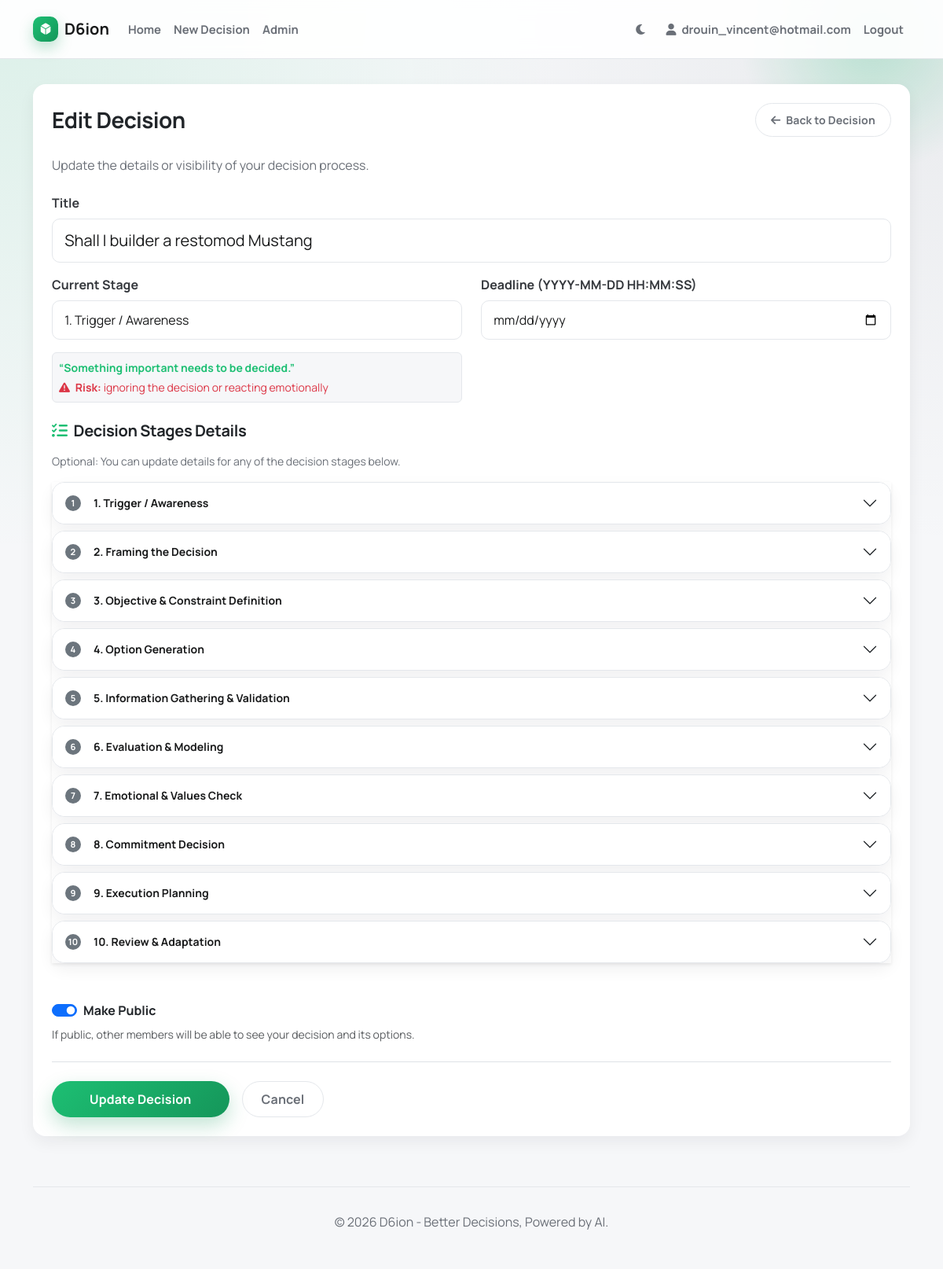
The app's page /decision/16/edit (signed in), older data.
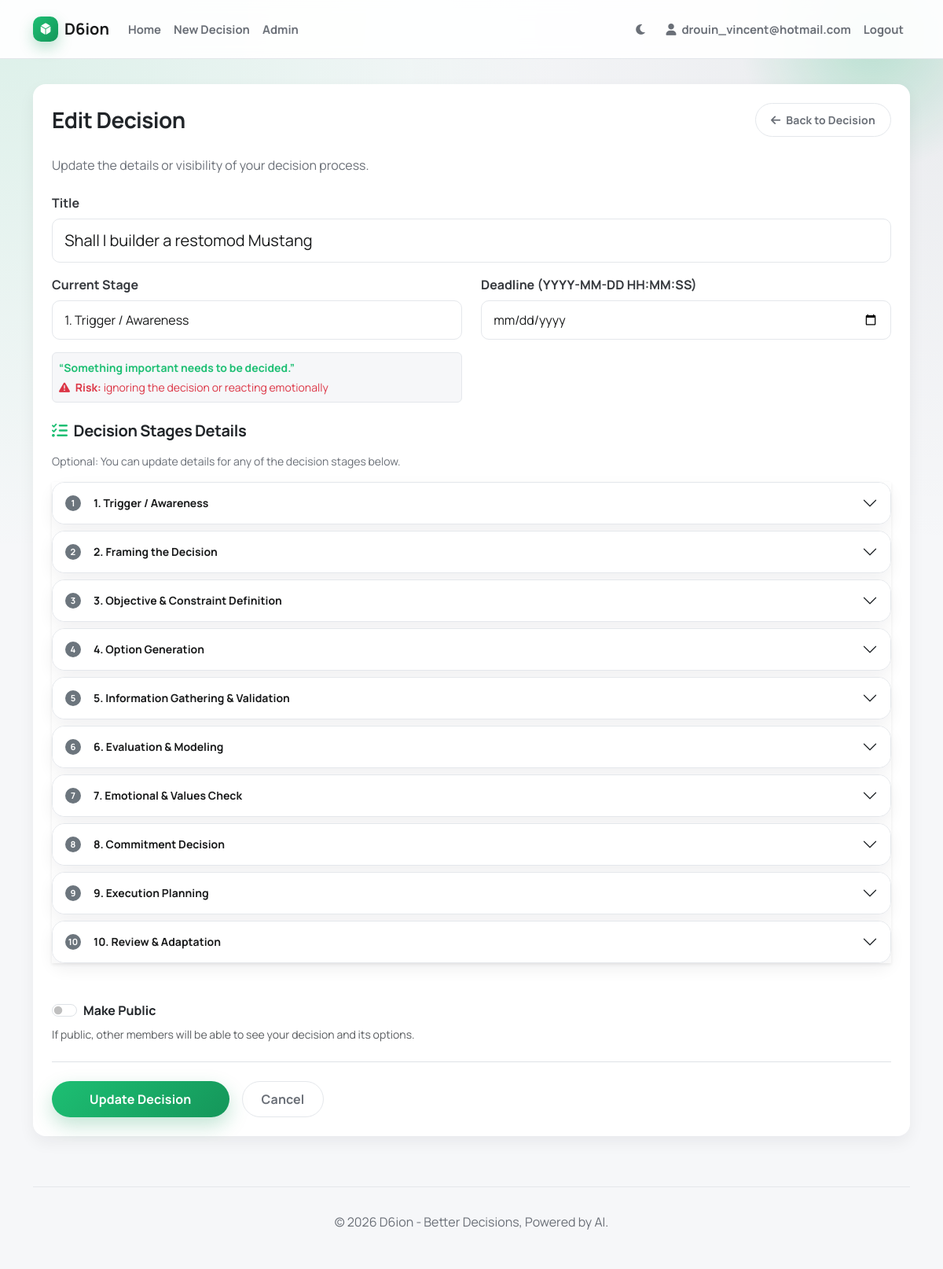
The same page, newer data.
### app/models.py (models this page shows, shortened)
class Decision(db.Model):
    STAGES = [
        ('1_trigger', '1. Trigger / Awareness'),
        ('2_framing', '2. Framing the Decision'),
        ('3_objectives', '3. Objective & Constraint Definition'),
        ('4_options', '4. Option Generation'),
        ('5_information', '5. Information Gathering & Validation'),
        ('6_evaluation', '6. Evaluation & Modeling'),
        ('7_emotions', '7. Emotional & Values Check'),
        ('8_commitment', '8. Commitment Decision'),
        ('9_execution', '9. Execution Planning'),
        ('10_review', '10. Review & Adaptation')
    ]
    STAGE_DETAILS = {
        '1_trigger': {
            'quote': '“Something important needs to be decided.”',
            'bullets': [
                'External trigger (opportunity, risk, deadline)',
                'Internal trigger (dissatisfaction, aspiration, fear of loss)',
                'Decision recognized as non-trivial (irreversible or high impact)'
            ],
            'risk': 'ignoring the decision or reacting emotionally'
        },
        '2_framing': {
            'quote': '“What exactly am I deciding?”',
            'bullets': [
                'Define the decision boundary (what is in vs out)',
                'Clarify time horizon (short vs long-term impact)',
                'Identify stakeholders (self, family, partners, shareholders)',
                'Key output: a clean decision statement',
                '“Should I do X instead of Y within Z timeframe, given constraints A & B?”'
            ],
            'risk': 'poorly framed decisions lead to wrong answers'
        },
        '3_objectives': {
            'quote': '“What does success look like?”',
            'bullets': [
                'Primary objective(s) (e.g., ROI, happiness, flexibility, legacy)',
                'Non-negotiable constraints (budget, legality, ethics, health, time)',
                'Trade-offs you are willing vs unwilling to make',
                'Tools: priority ranking, must-have vs nice-to-have'
            ],
            'risk': 'hidden constraints sabotage later stages'
        },
        '4_options': {
            'quote': '“What are my real options?”',
            'bullets': [
                'Obvious options (A vs B)',
                'Non-obvious options (delay, partial commit, hybrid, exit)',
                'Creative or asymmetric options',
                'Best practice: force at least 3–5 viable options'
            ],
            'risk': 'false dichotomies (“only two choices”)'
        },
        '5_information': {
            'quote': '“What do I need to know?”',
            'bullets': [
                'Facts, data, benchmarks',
                'Expert input',
                'First-hand validation (pilots, trials, site visits)',
                'Separate: What is known, What is assumed, What is unknowable'
            ],
            'risk': 'over-research or confirmation bias'
        },
        '6_evaluation': {
            'quote': '“Which option dominates under which conditions?”',
            'bullets': [
                'Pros/cons',
                'Financial models / scenarios',
                'Risk-reward asymmetry',
                'Best-case / worst-case analysis',
                'Reversibility vs irreversibility',
                'Common tools: Decision matrix, Expected value, Regret minimization, Pre-mortem analysis'
            ],
            'risk': 'analysis paralysis or false precision'
        },
        '7_emotions': {
            'quote': '“Can I live with this?”',
            'bullets': [
                'Gut reaction (not gut decision)',
                'Alignment with identity and long-term values',
                'Stress test: “How will I feel about this in 5–10 years?”',
                'Important: emotions are inputs, not noise'
            ],
            'risk': 'suppressing emotion or letting it dominate'
        },
        '8_commitment': {
            'quote': '“I choose.”',
            'bullets': [
                'Explicitly select one option',
                'Acknowledge uncertainty',
                'Accept trade-offs consciously',
                'High performers write this down: Why this option, Why not the others, What would change the decision later'
            ],
            'risk': 'half-decisions and hedging without clarity'
        },
        '9_execution': {
            'quote': '“How do I make this real?”',
            'bullets': [
                'First irreversible step',
                'Timeline & milestones',
                'Resource allocation',
                'Kill criteria (when to stop or pivot)'
            ],
            'risk': 'good decisions ruined by poor execution'
        },
        '10_review': {
            'quote': '“Was the decision good, given what was knowable?”',
            'bullets': [
                'Outcome vs process evaluation',
                'What signals to monitor',
                'Adjust or double-down',
                'Key distinction: A good decision can have a bad outcome—and vice versa.'
            ],
            'risk': 'ignoring the learning opportunity'
        }
    }
    id = db.Column(db.Integer, primary_key=True)
    title = db.Column(db.String(140))
    deadline = db.Column(db.DateTime)
    created_at = db.Column(db.DateTime, index=True, default=datetime.utcnow)
    status = db.Column(db.String(20), default='open') # open, closed
    stage = db.Column(db.String(40), default='1_trigger')
    category = db.Column(db.String(50))
    is_public = db.Column(db.Boolean, default=True)
    user_id = db.Column(db.Integer, db.ForeignKey('user.id'))
    stage_1_trigger = db.Column(db.Text)
    stage_2_framing = db.Column(db.Text)
    stage_3_objectives = db.Column(db.Text)
    stage_4_options = db.Column(db.Text)
    stage_5_information = db.Column(db.Text)
    stage_6_evaluation = db.Column(db.Text)
    stage_7_emotions = db.Column(db.Text)
    stage_8_commitment = db.Column(db.Text)
    stage_9_execution = db.Column(db.Text)
    stage_10_review = db.Column(db.Text)
    options = db.relationship('Option', backref='decision', lazy='dynamic', cascade="all, delete-orphan")
    suggestions = db.relationship('Suggestion', backref='decision', lazy='dynamic', cascade="all, delete-orphan")
    clarifications = db.relationship('Clarification', backref='decision', lazy='dynamic', cascade="all, delete-orphan")
    stage_suggestions = db.relationship('StageSuggestion', backref='decision', lazy='dynamic', cascade="all, delete-orphan")

### app/routes.py (the view)
@bp.route('/decision/<int:id>/edit', methods=['GET', 'POST'])
@login_required
def edit_decision(id):
    decision = Decision.query.get_or_404(id)
    if decision.owner != current_user and not current_user.is_admin:
        abort(403)
    form = DecisionForm()
    if form.validate_on_submit():
        decision.title = form.title.data
        decision.deadline = form.deadline.data
        decision.stage = form.stage.data
        decision.is_public = form.is_public.data
        decision.stage_1_trigger = form.stage_1_trigger.data
        decision.stage_2_framing = form.stage_2_framing.data
        decision.stage_3_objectives = form.stage_3_objectives.data
        decision.stage_4_options = form.stage_4_options.data
        decision.stage_5_information = form.stage_5_information.data
        decision.stage_6_evaluation = form.stage_6_evaluation.data
        decision.stage_7_emotions = form.stage_7_emotions.data
        decision.stage_8_commitment = form.stage_8_commitment.data
        decision.stage_9_execution = form.stage_9_execution.data
        decision.stage_10_review = form.stage_10_review.data
        db.session.commit()
        flash('Decision updated!')
        return redirect(url_for('main.view_decision', id=decision.id))
    elif request.method == 'GET':
        form.title.data = decision.title
        form.deadline.data = decision.deadline
        form.stage.data = decision.stage
        form.is_public.data = decision.is_public
        form.stage_1_trigger.data = decision.stage_1_trigger
        form.stage_2_framing.data = decision.stage_2_framing
        form.stage_3_objectives.data = decision.stage_3_objectives
        form.stage_4_options.data = decision.stage_4_options
        form.stage_5_information.data = decision.stage_5_information
        form.stage_6_evaluation.data = decision.stage_6_evaluation
        form.stage_7_emotions.data = decision.stage_7_emotions
        form.stage_8_commitment.data = decision.stage_8_commitment
        form.stage_9_execution.data = decision.stage_9_execution
        form.stage_10_review.data = decision.stage_10_review
    return render_template('edit_decision.html', title='Edit Decision',
                           form=form, decision=decision,
                           stage_details=Decision.STAGE_DETAILS)

### app/models.py (called while the page is built)
@login.user_loader
def load_user(id):
    return User.query.get(int(id))

### app/templates/edit_decision.html (shortened to what the changed rows need)
{% extends "base.html" %}
{% block content %}
<div class="row">
    <div class="col-12">
        <div class="card p-4 border-0">
            <div class="d-flex justify-content-between align-items-center mb-4">
                <h1 class="h3 mb-0 fw-bold">Edit Decision</h1>
            </div>
            <form action="" method="post" class="needs-validation">
                <div class="mb-3">
                    {{ form.title.label(class="form-label fw-bold") }}
                    {{ form.title(class="form-control form-control-lg") }}
                </div>
                <div class="row mb-4">
                    <div class="col-md-6 mb-3 mb-md-0">
                        {{ form.stage.label(class="form-label fw-bold") }}
                        {{ form.stage(class="form-select", onchange="updateStageInfo()") }}
                        <div id="stage-info" class="mt-3 small p-2 bg-light themed-panel border rounded" style="display:none;">
                            <div id="stage-quote" class="fw-bold text-primary mb-1"></div>
                            <div id="stage-risk" class="text-danger"></div>
                        </div>
                    </div>
                    <div class="col-md-6">
                        {{ form.deadline.label(class="form-label fw-bold") }}
                        {{ form.deadline(class="form-control", type="date") }}
                    </div>
                </div>
                <div class="row mb-4">
                    <div class="col-12">
                        <h2 class="h5 mb-3 fw-bold"><i class="fas fa-tasks me-2 text-primary"></i>Decision Stages Details</h2>
                        <div class="accordion shadow-sm mb-4" id="stagesAccordion">
                            {% for value, label in form.stage.choices %}
                            {% set stage_num = value.split('_')[0] %}
                            <div class="accordion-item border mb-2 rounded-1 overflow-hidden">
                                <h2 class="accordion-header" id="heading{{ stage_num }}">
                                    <button class="accordion-button py-3 px-3 collapsed" type="button" data-bs-toggle="collapse" data-bs-target="#collapse{{ stage_num }}" aria-expanded="false" aria-controls="collapse{{ stage_num }}">
                                        <span class="badge bg-secondary me-3 rounded-circle d-flex align-items-center justify-content-center" style="width: 20px; height: 20px; padding: 0; font-size: 0.7rem;">{{ stage_num }}</span>
                                        <span class="small fw-bold">{{ label }}</span>
                                    </button>
                                </h2>
                                                {% set field_name = 'stage_' + value %}
                            </div>
                            {% endfor %}
                        </div>
                    </div>
                </div>
                <div class="row mb-4">
                    <div class="col-12">
                        <div class="form-check form-switch mb-2">
                            {{ form.is_public(class="form-check-input") }}
                            {{ form.is_public.label(class="form-check-label fw-bold") }}
                        </div>
                    </div>
                </div>
            </form>
        </div>
    </div>
</div>
{% endblock %}

Row changes from the older to the newer data that the page shows:
changed Decision "Shall I builder a restomod Mustang": is_public "☑" → "☐"
